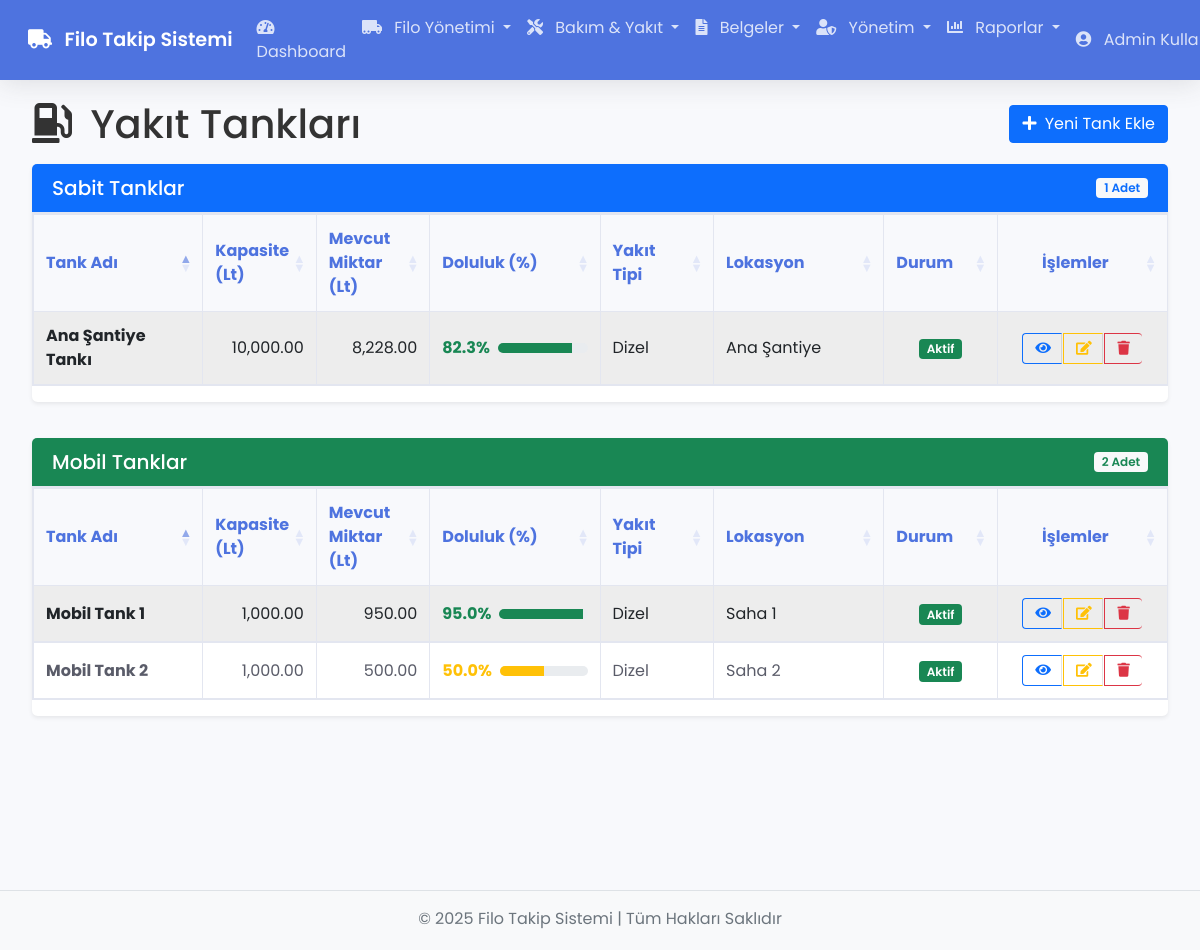
/tanks (signed in), run on the app's committed database.
### tables this page shows
CREATE TABLE `fuel_tanks` (
  `id` int(11) NOT NULL,
  `name` varchar(100) NOT NULL,
  `type` enum('Sabit','Mobil') NOT NULL,
  `capacity` decimal(10,2) NOT NULL COMMENT 'Litre',
  `current_amount` decimal(10,2) NOT NULL DEFAULT 0.00 COMMENT 'Litre',
  `location` varchar(200) DEFAULT NULL,
  `status` enum('Aktif','Pasif','Bakımda') NOT NULL DEFAULT 'Aktif',
  `fuel_type` enum('Benzin','Dizel','LPG','Elektrik') NOT NULL,
  `created_at` timestamp NOT NULL DEFAULT current_timestamp()
);

### app/controllers/Tanks.php (called while the page is built, shortened)
<?php
class Tanks extends Controller {
    private $tankModel;
    public function __construct(){
        $this->tankModel = $this->model('FuelTank');
    }
    public function index(){
        $tanks = $this->tankModel->getAllTanks();
        $data = [
            'title' => 'Yakıt Tankları',
            'tanks' => $tanks
        ];
        $this->view('tanks/index', $data);
    }
}

### app/core/App.php (called while the page is built, shortened)
<?php
class App {
    protected $currentMethod = 'index';
    public function __construct() {
        $url = $this->getUrl();
        if(isset($url[0]) && file_exists('app/controllers/' . ucwords($url[0]) . '.php')) {
            unset($url[0]);
        }
        $this->currentController = new $this->currentController;
        $this->params = $url ? array_values($url) : [];
        try {
            call_user_func_array([$this->currentController, $this->currentMethod], $this->params);
        } catch (ArgumentCountError $e) {
            error_log('Parametre hatası: ' . $e->getMessage());
            $this->show404();
        } catch (Error $e) {
            error_log('Uygulama hatası: ' . $e->getMessage());
            include 'app/views/errors/500.php';
        } catch (Exception $e) {
            error_log('Uygulama istisnası: ' . $e->getMessage());
            include 'app/views/errors/500.php';
        }
    }
    public function getUrl() {
        if(isset($_GET['url'])) {
            $url = rtrim($_GET['url'], '/');
            $url = filter_var($url, FILTER_SANITIZE_URL);
            $url = explode('/', $url);
            return $url;
        }
        return [];
    }
}

### index.php (called while the page is built, shortened)
<?php
require_once 'app/core/App.php';
require_once 'app/core/Controller.php';
require_once 'app/core/Database.php';
$app = new App;

### app/core/Database.php (called while the page is built, shortened)
<?php
class Database {
    private $host = DB_HOST;
    private $user = DB_USER;
    private $pass = DB_PASS;
    private $dbname = DB_NAME;
    private $dbh;
    private $stmt;
    public function __construct() {
        $dsn = 'mysql:host=' . $this->host . ';dbname=' . $this->dbname . ';charset=utf8';
        $options = array(
            PDO::ATTR_PERSISTENT => true,
            PDO::ATTR_ERRMODE => PDO::ERRMODE_EXCEPTION,
            PDO::ATTR_DEFAULT_FETCH_MODE => PDO::FETCH_OBJ,
            PDO::ATTR_EMULATE_PREPARES => false
        );
        try {
            $this->dbh = new PDO($dsn, $this->user, $this->pass, $options);
        } catch(PDOException $e) {
            $this->error = $e->getMessage();
            echo $this->error;
        }
    }
    public function query($sql) {
        $this->stmt = $this->dbh->prepare($sql);
    }
    public function execute() {
        return $this->stmt->execute();
    }
    public function resultSet() {
        $this->execute();
        return $this->stmt->fetchAll();
    }
}

### app/models/FuelTank.php (called while the page is built, shortened)
<?php
class FuelTank {
    private $db;
    public function __construct() {
        $this->db = new Database;
    }
    public function getAllTanks() {
        $this->db->query('SELECT * FROM fuel_tanks ORDER BY type, name');
        return $this->db->resultSet();
    }
}

### app/views/tanks/index.php (the view, shortened to what this page needs)
<?php require APPROOT . '/views/inc/header.php'; ?>
<div class="row mb-3">
    <div class="col-md-6">
        <h1 class="mb-0"><i class="fas fa-gas-pump me-2"></i> <?php echo $data['title']; ?></h1>
    </div>
    <div class="col-md-6 text-end d-flex align-items-center justify-content-end">
        <a href="<?php echo URLROOT; ?>/tanks/add" class="btn btn-primary">
            <i class="fas fa-plus me-1"></i> Yeni Tank Ekle
        </a>
    </div>
</div>
<?php if(count($data['tanks']) > 0) : ?>
    <div class="row mb-3">
        <div class="col">
            <div class="card shadow-sm">
                <div class="card-header bg-primary text-white d-flex justify-content-between align-items-center">
                    <h5 class="mb-0">Sabit Tanklar</h5>
                    <span class="badge bg-light text-primary"><?php echo count(array_filter($data['tanks'], function($tank) { return $tank->type == 'Sabit'; })); ?> Adet</span>
                </div>
                <div class="card-body p-0">
                    <div class="table-responsive">
                        <table id="sabitTanksTable" class="table table-striped table-hover table-bordered mb-0">
                            <thead class="table-light">
                                <tr>
                                    <th style="width: 18%">Tank Adı</th>
                                    <th style="width: 10%">Kapasite (Lt)</th>
                                    <th style="width: 12%">Mevcut Miktar (Lt)</th>
                                    <th style="width: 15%">Doluluk (%)</th>
                                    <th style="width: 12%">Yakıt Tipi</th>
                                    <th style="width: 15%">Lokasyon</th>
                                    <th style="width: 8%">Durum</th>
                                    <th style="width: 10%">İşlemler</th>
                                </tr>
                            </thead>
                            <tbody>
                                <?php foreach($data['tanks'] as $tank) : ?>
                                    <?php if($tank->type == 'Sabit') : ?>
                                        <tr>
                                            <td class="align-middle fw-bold"><?php echo $tank->name; ?></td>
                                            <td class="align-middle text-end"><?php echo number_format($tank->capacity, 2); ?></td>
                                            <td class="align-middle text-end"><?php echo number_format($tank->current_amount, 2); ?></td>
                                            <td class="align-middle">
                                                <?php
                                                    $fillRate = ($tank->capacity > 0) ? ($tank->current_amount / $tank->capacity) * 100 : 0;
                                                    $fillRateClass = ($fillRate > 75) ? 'success' : (($fillRate > 25) ? 'warning' : 'danger');
                                                ?>
                                                <div class="d-flex align-items-center">
                                                    <span class="me-2 text-<?php echo $fillRateClass; ?> fw-bold"><?php echo number_format($fillRate, 1); ?>%</span>
                                                    <div class="progress flex-grow-1" style="height: 10px;">
                                                        <div class="progress-bar bg-<?php echo $fillRateClass; ?>"
                                                            role="progressbar" style="width: <?php echo $fillRate; ?>%"
                                                            aria-valuenow="<?php echo $fillRate; ?>" aria-valuemin="0" aria-valuemax="100"></div>
                                                    </div>
                                                </div>
                                            </td>
                                            <td class="align-middle"><?php echo $tank->fuel_type ?? 'Belirtilmemiş'; ?></td>
                                            <td class="align-middle"><?php echo $tank->location; ?></td>
                                            <td class="align-middle text-center">
                                                <span class="badge bg-<?php echo ($tank->status == 'Aktif') ? 'success' : (($tank->status == 'Pasif') ? 'secondary' : 'warning'); ?>">
                                                    <?php echo $tank->status; ?>
                                                </span>
                                            </td>
                                            <td class="align-middle text-center">
                                                <div class="btn-group">
                                                    <a href="<?php echo URLROOT; ?>/tanks/show/<?php echo $tank->id; ?>" class="btn btn-sm btn-outline-primary" title="Detay">
                                                        <i class="fas fa-eye"></i>
                                                    </a>
                                                    <a href="<?php echo URLROOT; ?>/tanks/edit/<?php echo $tank->id; ?>" class="btn btn-sm btn-outline-warning" title="Düzenle">
                                                        <i class="fas fa-edit"></i>
                                                    </a>
                                                    <button type="button" class="btn btn-sm btn-outline-danger" title="Sil"
                                                            onclick="confirmDelete(<?php echo $tank->id; ?>, '<?php echo $tank->name; ?>')">
                                                        <i class="fas fa-trash"></i>
                                                    </button>
                                                </div>
                                            </td>
                                        </tr>
                                    <?php endif; ?>
                                <?php endforeach; ?>
                            </tbody>
                        </table>
                    </div>
                </div>
            </div>
        </div>
    </div>
    <div class="row">
        <div class="col">
            <div class="card shadow-sm">
                <div class="card-header bg-success text-white d-flex justify-content-between align-items-center">
                    <h5 class="mb-0">Mobil Tanklar</h5>
                    <span class="badge bg-light text-success"><?php echo count(array_filter($data['tanks'], function($tank) { return $tank->type == 'Mobil'; })); ?> Adet</span>
                </div>
                <div class="card-body p-0">
                    <div class="table-responsive">
                        <table id="mobilTanksTable" class="table table-striped table-hover table-bordered mb-0">
                            <thead class="table-light">
                                <tr>
                                    <th style="width: 18%">Tank Adı</th>
                                    <th style="width: 10%">Kapasite (Lt)</th>
                                    <th style="width: 12%">Mevcut Miktar (Lt)</th>
                                    <th style="width: 15%">Doluluk (%)</th>
                                    <th style="width: 12%">Yakıt Tipi</th>
                                    <th style="width: 15%">Lokasyon</th>
                                    <th style="width: 8%">Durum</th>
                                    <th style="width: 10%">İşlemler</th>
                                </tr>
                            </thead>
                            <tbody>
                                <?php foreach($data['tanks'] as $tank) : ?>
                                    <?php if($tank->type == 'Mobil') : ?>
                                        <tr>
                                            <td class="align-middle fw-bold"><?php echo $tank->name; ?></td>
                                            <td class="align-middle text-end"><?php echo number_format($tank->capacity, 2); ?></td>
                                            <td class="align-middle text-end"><?php echo number_format($tank->current_amount, 2); ?></td>
                                            <td class="align-middle">
                                                <?php
                                                    $fillRate = ($tank->capacity > 0) ? ($tank->current_amount / $tank->capacity) * 100 : 0;
                                                    $fillRateClass = ($fillRate > 75) ? 'success' : (($fillRate > 25) ? 'warning' : 'danger');
                                                ?>
                                                <div class="d-flex align-items-center">
                                                    <span class="me-2 text-<?php echo $fillRateClass; ?> fw-bold"><?php echo number_format($fillRate, 1); ?>%</span>
                                                    <div class="progress flex-grow-1" style="height: 10px;">
                                                        <div class="progress-bar bg-<?php echo $fillRateClass; ?>"
                                                            role="progressbar" style="width: <?php echo $fillRate; ?>%"
                                                            aria-valuenow="<?php echo $fillRate; ?>" aria-valuemin="0" aria-valuemax="100"></div>
                                                    </div>
                                                </div>
                                            </td>
                                            <td class="align-middle"><?php echo $tank->fuel_type ?? 'Belirtilmemiş'; ?></td>
                                            <td class="align-middle"><?php echo $tank->location; ?></td>
                                            <td class="align-middle text-center">
                                                <span class="badge bg-<?php echo ($tank->status == 'Aktif') ? 'success' : (($tank->status == 'Pasif') ? 'secondary' : 'warning'); ?>">
                                                    <?php echo $tank->status; ?>
                                                </span>
                                            </td>
                                            <td class="align-middle text-center">
                                                <div class="btn-group">
                                                    <a href="<?php echo URLROOT; ?>/tanks/show/<?php echo $tank->id; ?>" class="btn btn-sm btn-outline-primary" title="Detay">
                                                        <i class="fas fa-eye"></i>
                                                    </a>
                                                    <a href="<?php echo URLROOT; ?>/tanks/edit/<?php echo $tank->id; ?>" class="btn btn-sm btn-outline-warning" title="Düzenle">
                                                        <i class="fas fa-edit"></i>
                                                    </a>
                                                    <button type="button" class="btn btn-sm btn-outline-danger" title="Sil"
                                                            onclick="confirmDelete(<?php echo $tank->id; ?>, '<?php echo $tank->name; ?>')">
                                                        <i class="fas fa-trash"></i>
                                                    </button>
                                                </div>
                                            </td>
                                        </tr>
                                    <?php endif; ?>
                                <?php endforeach; ?>
                            </tbody>
                        </table>
                    </div>
                </div>
            </div>
        </div>
    </div>
<?php else : ?>
    <p class="alert alert-warning">Henüz kayıtlı yakıt tankı bulunmamaktadır.</p>
<?php endif; ?>
<?php require APPROOT . '/views/inc/footer.php'; ?>

### data on the page
fuel_tanks: name "Ana Şantiye Tankı", capacity "10,000.00", current_amount "8,228.00", fillRate "82.3", fuel_type "Dizel", location "Ana Şantiye", status "Aktif"
fuel_tanks: name "Mobil Tank 1", capacity "1,000.00", current_amount "950.00", fillRate "95.0", fuel_type "Dizel", location "Saha 1", status "Aktif"
fuel_tanks: name "Mobil Tank 2", capacity "1,000.00", current_amount "500.00", fillRate "50.0", fuel_type "Dizel", location "Saha 2", status "Aktif"

### other printed values
SITENAME "Filo Takip Sistemi"
$_SESSION['user_name'] "Admin…"
$data['title'] "Yakıt Tankları"
